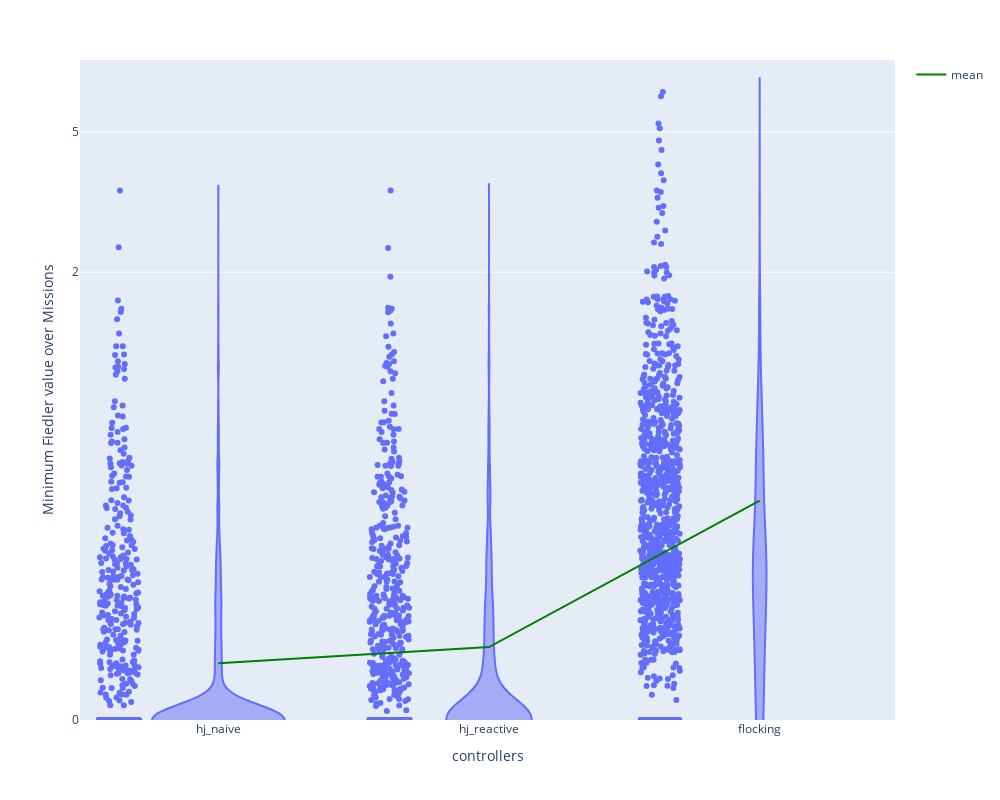

The cell this chart's notebook holds for it:
### Markdown cell above
+ Min Fiedler value

### Code cell
fiedler_dict = {"hj_naive": np.abs(metrics_hj_naive["fiedler_min"])+1,
                      "hj_reactive": np.abs(metrics_hj_reactive["fiedler_min"])+1,
                      "flocking": np.abs(metrics_hj_flocking["fiedler_min"])+1}
beta_index_avg_df = pd.DataFrame(fiedler_dict)
fig_beta = px.violin(beta_index_avg_df, points="all", log_y=True)
mean_trace = go.Scatter(
    x=beta_index_avg_df.columns,
    y=beta_index_avg_df.mean(),
    mode='lines',
    line=dict(color='green', width=2),
    showlegend=True,
    name="mean"
)
fig_beta.add_trace(mean_trace)
# Add custom x and y labels
# fig_beta.update_layout(
#     xaxis_title="controllers",
#     yaxis_title="Minimum Fiedler value over Missions",
#     height=800,
#     width=1000
# )
fig_beta.update_layout(
    xaxis_title="controllers",
    yaxis_title="Minimum Fiedler value over Missions",
    height=800,
    width=1000,
    yaxis=dict(
        type='log',
        #dtick=0.2,
        tickvals=[1,10*np.log10(2+1), 10*np.log10(5+1)],
        ticktext=['0','2', '5' ],
        range=[0,1]
        # showexponent='none'
    )
)
fig_beta.show()

### Figure 1 — Plotly figure (JSON) as saved in the notebook; plotly's stock layout.template omitted (floating-point values rounded to 4 significant figures; data arrays with more than 128 entries replaced by an {"elided": "..."} marker saying what was removed)
{"data": [{"alignmentgroup": "True", "box": {"visible": false}, "hovertemplate": "variable=%{x}<br>value=%{y}<extra></extra>", "legendgroup": "", "marker": {"color": "#636efa"}, "name": "", "offsetgroup": "", "orientation": "v", "points": "all", "scalegroup": "True", "showlegend": false, "type": "violin", "x": {"elided": "3042 str values"}, "x0": " ", "xaxis": "x", "y": {"elided": "3042 float values"}, "y0": " ", "yaxis": "y"}, {"line": {"color": "green", "width": 2}, "mode": "lines", "name": "mean", "showlegend": true, "type": "scatter", "x": ["hj_naive", "hj_reactive", "flocking"], "y": [1.219, 1.29, 2.15]}], "layout": {"height": 800, "legend": {"tracegroupgap": 0}, "margin": {"t": 60}, "violinmode": "group", "width": 1000, "xaxis": {"anchor": "y", "domain": [0, 1], "title": {"text": "controllers"}}, "yaxis": {"anchor": "x", "domain": [0, 1], "range": [0, 1], "ticktext": ["0", "2", "5"], "tickvals": [1, 4.771, 7.782], "title": {"text": "Minimum Fiedler value over Missions"}, "type": "log"}}}
